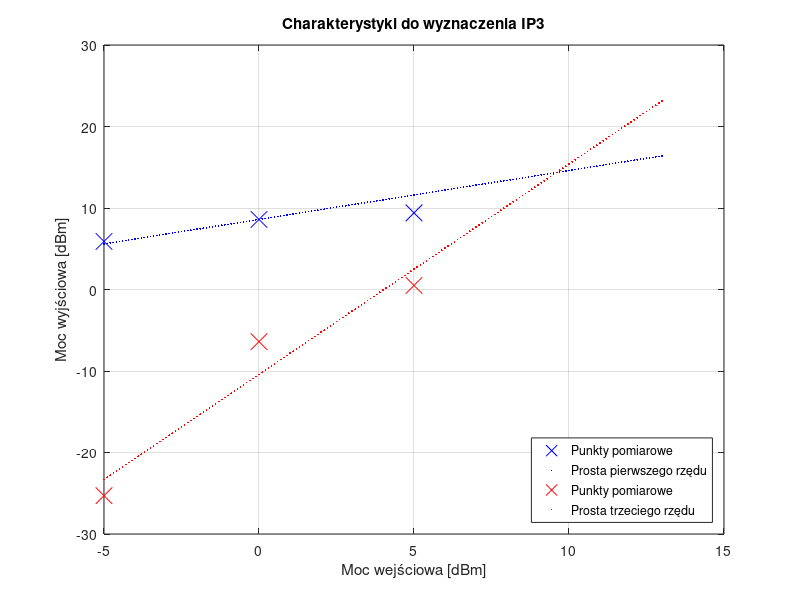

Reproduce this figure in MATLAB. (Note: this script raises an error after producing the figure.)
clc; clear; close all;

Pin=[-5 0 5];
Poutm=[5.9 8.6 9.4];
Pout3=[-25.3 -6.4 0.5];

a=0.6; b =8.6;
x=-5:0.1:13;
y=a.*x+b;

coeff = polyfit(Pin, Pout3, 1);
a3 = coeff(1);   % slope
b3 = coeff(2);   % intercept
y3=a3.*x+b3;

figure(1)

plot(Pin, Poutm, 'b.','Marker','x','MarkerSize',12, ...
    'DisplayName','Punkty pomiarowe')
grid on, hold on
plot(x,y,'b.', 'DisplayName','Prosta pierwszego rzędu','MarkerSize',4)

plot(Pin, Pout3, 'r.', 'Marker','x','MarkerSize',12, ...
    'DisplayName','Punkty pomiarowe')
plot(x,y3,'r.','DisplayName','Prosta trzeciego rzędu','MarkerSize',4)

title('Charakterystyki do wyznaczenia IP3')
xlabel('Moc wejściowa [dBm]') 
ylabel('Moc wyjściowa [dBm]')
legend('Location','southeast')

matlab2tikz('wykIP3.tex','standalone',true);